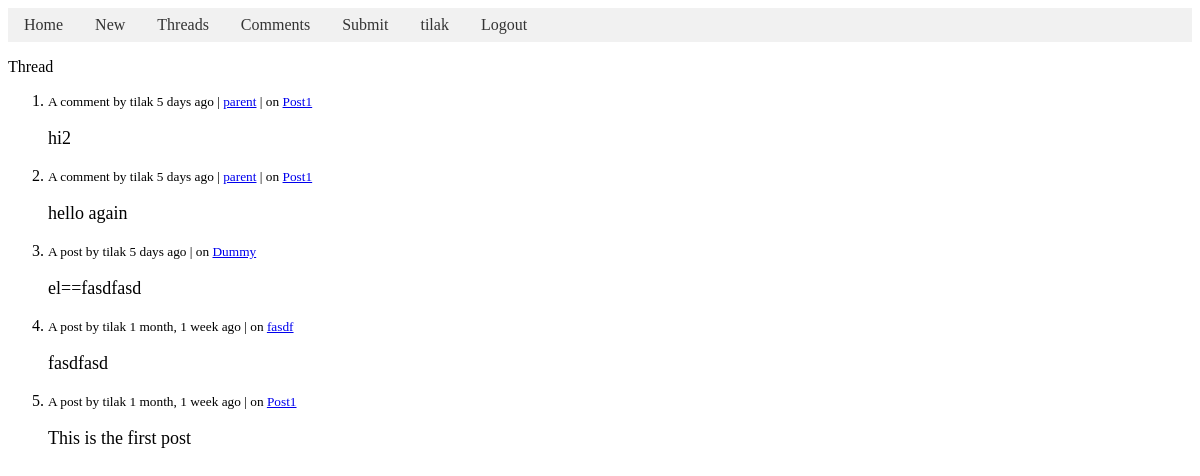
Before: /thread/ (signed in) with the older database file.
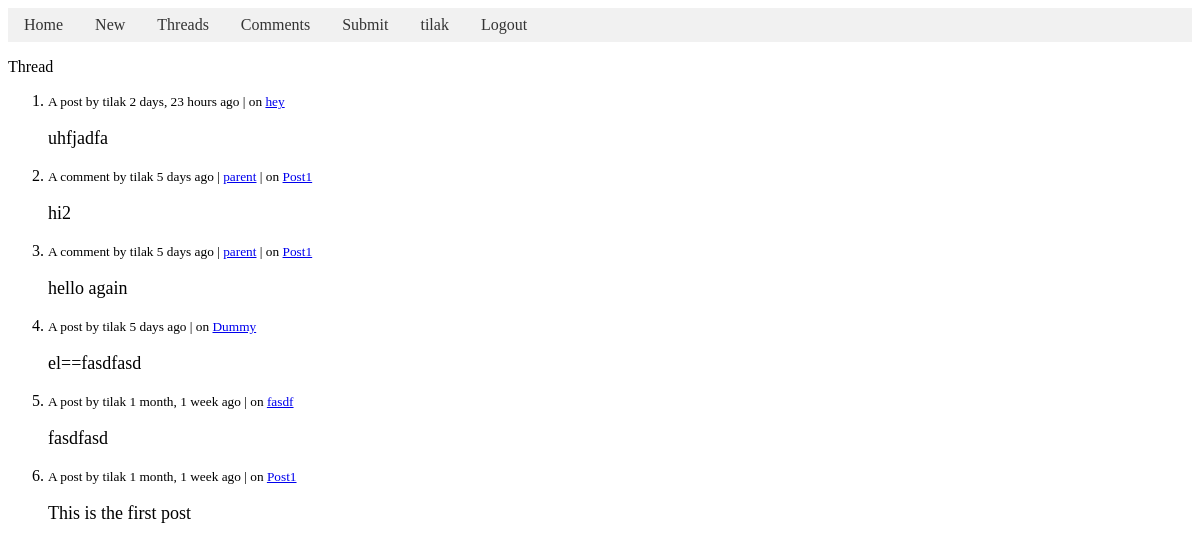
After: the same page with the newer database file.
### base/models.py (models this page shows, shortened)
class Comment(models.Model):
    user = models.ForeignKey(User, on_delete=models.CASCADE)
    created = models.DateTimeField(auto_now_add=True)
    parent = models.ForeignKey('self', on_delete=models.CASCADE, blank=True, null=True)
    body = models.TextField(max_length=200)
    post = models.ForeignKey(Post, on_delete=models.CASCADE, default=1)
    up_users = models.ManyToManyField(User, related_name='upvoted_comments')
    def __str__(self):
        return self.body[:50]
    def getType(self):
        return "Comment"
    class Meta:
        ordering = ['-created']

class User(AbstractUser):
    name = models.TextField(max_length=200, null=True)
    username = models.TextField(max_length=200, null=False, unique=True)
    email = models.EmailField(null=True)
    about = models.TextField(max_length=200, null=True)
    created = models.DateTimeField(auto_now_add=True)
    fav_posts = models.ManyToManyField('Post', related_name='fav_by')
    fav_comments = models.ManyToManyField('Comment', related_name='fav_by')
    def __str__(self):
        return self.username

class Post(models.Model):
    title = models.TextField(max_length=200, null=False)
    url = models.URLField(null=False, unique=True)
    body = models.TextField(max_length=200, null=True)
    created = models.DateTimeField(auto_now_add=True)
    user = models.ForeignKey(User, on_delete=models.CASCADE)
    up_users = models.ManyToManyField(User, related_name='upvoted_posts')
    def __str__(self):
        return self.title[:50]
    def getType(self):
        return "Post"

### base/views.py (the view)
# urls.py: path('thread/', views.thread, name='thread'),
def thread(request):
    p = request.GET.get('p')
    if p == None:
        p = 1
    p = int(p)
    user = request.user
    posts = user.post_set.all()
    comments = user.comment_set.all()
    combined_objects = sorted(chain(posts, comments),
                              key = lambda obj : obj.created, reverse=True)
    context = pagination(p=p, post_per_page=10, obj=combined_objects)
    return render(request, 'base/thread.html', context)

### base/views.py (called while the page is built)
def pagination(p, post_per_page, obj):
    size = len(obj)
    total_pages = size//post_per_page+1
    start_index = (p - 1) * post_per_page
    end_index = start_index + post_per_page
    ol_start = (p-1)*post_per_page+1
    curr_obj = obj[start_index:end_index]
    return {"curr_obj" : curr_obj, "p": p, "total_pages" : total_pages, "post_per_page":post_per_page, "ol_start":ol_start}

### base/templates/base/thread.html (shortened to what this page needs)
{% extends 'main.html' %}
{% block content %}
<p>Thread</p>
<ol start="{{ol_start}}">
    {% for thread in curr_obj %}
    <li>
        {% if thread.getType == "Post" %}
            <small>A post by {{thread.user}} {{thread.created|timesince}} ago |
                on <a href="{% url 'items' %}?id={{thread.id}}&reply_to=post">{{thread.title}}</a>
            </small>
            <p style="font-size: large;">{{thread.body|truncatewords:50}}</p>
        {%  else %}
            <small>A comment by {{thread.user}} {{thread.created|timesince}} ago |
                {% if thread.parent %}
                <a href="{% url 'items' %}?id={{thread.parent.id}}&reply_to=comment">parent</a> |
                {% else %}
                <a href="{% url 'items' %}?id={{thread.post.id}}&reply_to=post">parent_post</a> |
                {% endif %}
                on <a href="{% url 'items' %}?id={{thread.id}}&reply_to=post">{{thread.post.title}}</a>
            </small>
            <p style="font-size: large;">{{thread.body|truncatewords:50}}</p>
        {% endif %}
    </li>
    {% endfor %}
</ol>
{% endblock content %}

Changed rows visible on the page:
added Post: user "tilak", created "2 days, 23 hours", title "hey", body "uhfjadfa"
